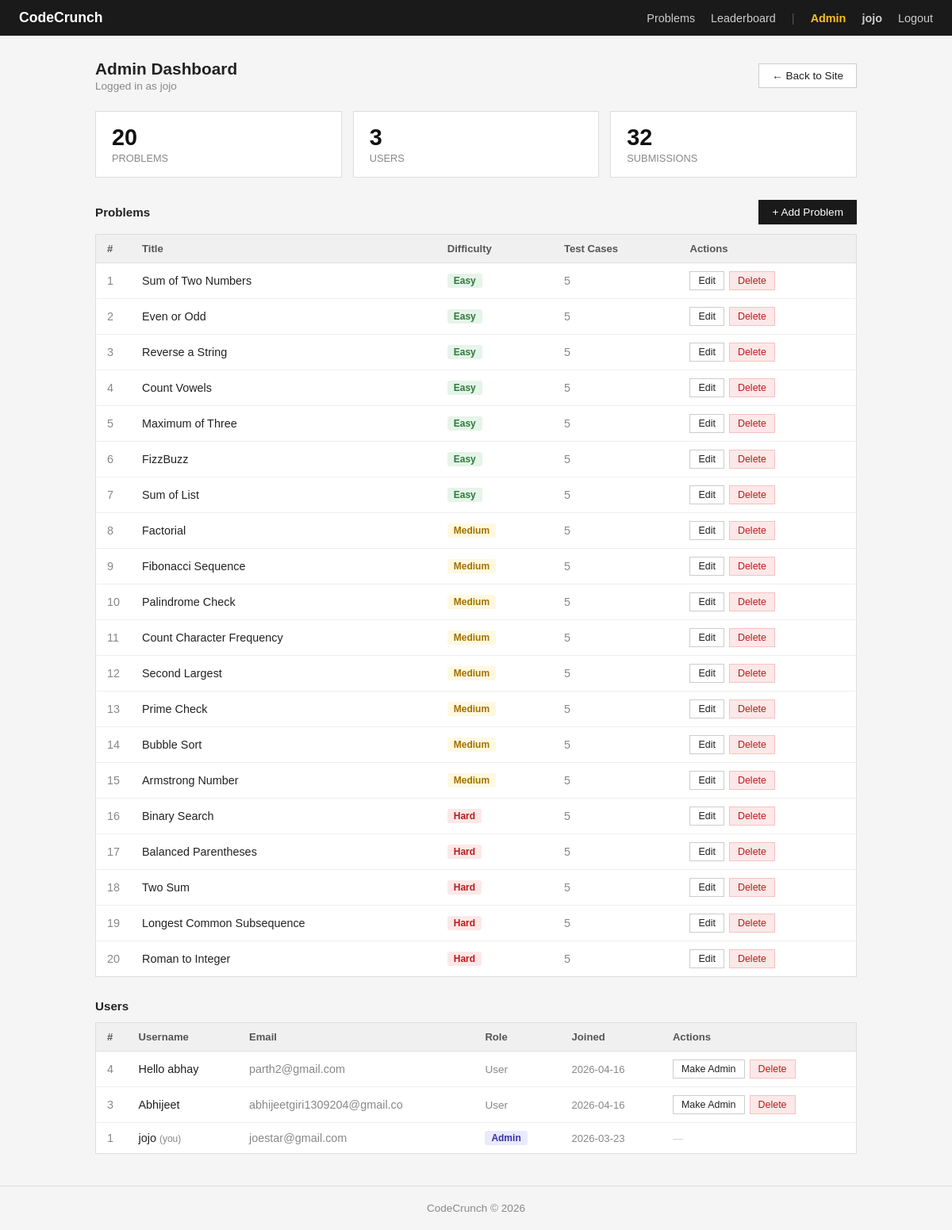
Page /admin/ (signed in) on the committed database.
### tables this page shows
CREATE TABLE users (
            id         INTEGER PRIMARY KEY AUTOINCREMENT,
            username   TEXT UNIQUE NOT NULL,
            email      TEXT UNIQUE NOT NULL,
            password   TEXT NOT NULL,
            is_admin   INTEGER DEFAULT 0,
            created_at TEXT DEFAULT (datetime('now'))
        );

CREATE TABLE problems (
            id         INTEGER PRIMARY KEY AUTOINCREMENT,
            title      TEXT NOT NULL,
            difficulty TEXT NOT NULL,
            desc       TEXT NOT NULL,
            test_cases TEXT NOT NULL
        );

### core/admin/routes.py (the view)
@admin_bp.route("/")
@admin_required
def dashboard():
    conn = get_db()
    problems  = get_problems()
    users     = conn.execute("SELECT * FROM users ORDER BY created_at DESC").fetchall()
    sub_count = conn.execute("SELECT COUNT(*) FROM submissions").fetchone()[0]
    conn.close()
    return render_template("admin/dashboard.html",
                           problems=problems, users=users, sub_count=sub_count)

### db.py (called while the page is built)
def get_db():
    conn = sqlite3.connect(DB)
    conn.row_factory = sqlite3.Row
    return conn

def get_problems():
    conn = get_db()
    rows = conn.execute("SELECT * FROM problems ORDER BY id").fetchall()
    conn.close()
    return [
        {
            "id":         row["id"],
            "title":      row["title"],
            "difficulty": row["difficulty"],
            "desc":       row["desc"],
            "test_cases": json.loads(row["test_cases"])
        }
        for row in rows
    ]

### utils.py (called while the page is built)
def logged_in():
    return "user_id" in session

def admin_required(f):
    @wraps(f)
    def wrapper(*args, **kwargs):
        if not logged_in() or not session.get("is_admin"):
            abort(403)
        return f(*args, **kwargs)
    return wrapper

### templates/admin/dashboard.html (shortened to what this page needs)
{% extends "base.html" %}
{% block content %}
<div class="admin-header">
  <div>
    <div class="admin-title">Admin Dashboard</div>
    <div class="admin-subtitle">Logged in as {{ session.username }}</div>
  </div>
  <a href="/" class="btn">← Back to Site</a>
</div>
<div class="stats-row">
  <div class="stat-card">
    <div class="stat-card-num">{{ problems|length }}</div>
    <div class="stat-card-label">Problems</div>
  </div>
  <div class="stat-card">
    <div class="stat-card-num">{{ users|length }}</div>
    <div class="stat-card-label">Users</div>
  </div>
  <div class="stat-card">
    <div class="stat-card-num">{{ sub_count }}</div>
    <div class="stat-card-label">Submissions</div>
  </div>
</div>
<div class="section-header">
  <div class="section-title">Problems</div>
  <a href="/admin/problem/new" class="btn btn-primary">+ Add Problem</a>
</div>
<table>
  <thead>
    <tr>
      <th style="width:40px;">#</th>
      <th>Title</th>
      <th>Difficulty</th>
      <th>Test Cases</th>
      <th>Actions</th>
    </tr>
  </thead>
  <tbody>
    {% for prob in problems %}
    <tr>
      <td style="color:#888;">{{ prob.id }}</td>
      <td>{{ prob.title }}</td>
      <td><span class="badge {{ prob.difficulty }}">{{ prob.difficulty }}</span></td>
      <td style="color:#888;">{{ prob.test_cases|length }}</td>
      <td>
        <div class="actions">
          <a href="/admin/problem/{{ prob.id }}/edit" class="btn btn-small">Edit</a>
          <form method="POST" action="/admin/problem/{{ prob.id }}/delete"
                onsubmit="return confirm('Delete {{ prob.title }}?')">
            <button type="submit" class="btn btn-small btn-danger">Delete</button>
          </form>
        </div>
      </td>
    </tr>
    {% endfor %}
  </tbody>
</table>
<div class="section-header">
  <div class="section-title">Users</div>
</div>
<table>
  <thead>
    <tr>
      <th style="width:40px;">#</th>
      <th>Username</th>
      <th>Email</th>
      <th>Role</th>
      <th>Joined</th>
      <th>Actions</th>
    </tr>
  </thead>
  <tbody>
    {% for user in users %}
    <tr>
      <td style="color:#888;">{{ user.id }}</td>
      <td>
        {{ user.username }}
        {% if user.id == session.user_id %}
          <span style="font-size:0.75rem; color:#888;">(you)</span>
        {% endif %}
      </td>
      <td style="color:#888;">{{ user.email }}</td>
      <td>
        {% if user.is_admin %}
          <span class="badge admin-badge">Admin</span>
        {% else %}
          <span style="color:#888; font-size:0.85rem;">User</span>
        {% endif %}
      </td>
      <td style="color:#888; font-size:0.82rem;">{{ user.created_at[:10] }}</td>
      <td>
        {% if user.id != session.user_id %}
        <div class="actions">
          <form method="POST" action="/admin/user/{{ user.id }}/toggle-admin">
            <button type="submit" class="btn btn-small">
              {{ "Remove Admin" if user.is_admin else "Make Admin" }}
            </button>
          </form>
          <form method="POST" action="/admin/user/{{ user.id }}/delete"
                onsubmit="return confirm('Delete user {{ user.username }}?')">
            <button type="submit" class="btn btn-small btn-danger">Delete</button>
          </form>
        </div>
        {% else %}
          <span style="color:#ccc; font-size:0.82rem;">—</span>
        {% endif %}
      </td>
    </tr>
    {% endfor %}
  </tbody>
</table>
{% endblock %}

### templates/base.html (shortened to what this page needs)
<!DOCTYPE html>
<html lang="en">
<head>
</head>
<body>
  <nav>
    <a href="/" class="nav-brand">CodeCrunch</a>
    <div class="nav-links">
      <a href="/">Problems</a>
      <a href="/leaderboard">Leaderboard</a>
      <span class="nav-divider">|</span>
      {% if session.user_id %}
        {% if session.is_admin %}
          <a href="/admin" class="nav-admin">Admin</a>
        {% endif %}
        <a href="/profile" class="nav-user">{{ session.username }}</a>
        <a href="/logout">Logout</a>
      {% else %}
        <a href="/login">Login</a>
        <a href="/register">Register</a>
      {% endif %}
    </div>
  </nav>
  <main>
    {% block content %}{% endblock %}
  </main>
  <footer>CodeCrunch &copy; 2026</footer>
</body>
</html>

### templates/base.html (style rules this page uses)
* { box-sizing: border-box; margin: 0; padding: 0; }
body { font-family: Arial, sans-serif; font-size: 15px; color: #222; background: #f5f5f5; }
nav { background: #1a1a1a; padding: 12px 24px; display: flex; align-items: center; justify-content: space-between; }
.nav-brand { color: #fff; text-decoration: none; font-weight: bold; font-size: 1.1rem; }
.nav-links { display: flex; align-items: center; gap: 20px; }
.nav-links a { color: #ccc; text-decoration: none; font-size: 0.9rem; }
.nav-user { color: #fff; font-weight: bold; font-size: 0.9rem; }
.nav-divider { color: #555; }
.nav-admin { color: #fbbf24 !important; font-weight: bold; }
main { max-width: 1000px; margin: 30px auto; padding: 0 20px; }
footer { text-align: center; padding: 20px; color: #888; font-size: 0.85rem; border-top: 1px solid #ddd; margin-top: 40px; }
a { color: #0066cc; }
body { animation: pageFadeIn 0.35s ease both; }

### templates/admin/dashboard.html (style rules this page uses)
.admin-header { display: flex; align-items: center; justify-content: space-between; margin-bottom: 24px; flex-wrap: wrap; gap: 12px; }
.admin-title { font-size: 1.3rem; font-weight: bold; }
.admin-subtitle { font-size: 0.85rem; color: #888; margin-top: 2px; }
.stats-row { display: grid; grid-template-columns: repeat(3, 1fr); gap: 14px; margin-bottom: 28px; }
.stat-card { background: #fff; border: 1px solid #ddd; padding: 16px 20px; }
.stat-card-num { font-size: 1.8rem; font-weight: bold; color: #111; }
.stat-card-label { font-size: 0.8rem; color: #888; text-transform: uppercase; margin-top: 2px; }
.section-header { display: flex; align-items: center; justify-content: space-between; margin-bottom: 12px; }
.section-title { font-weight: bold; font-size: 0.95rem; }
.btn { display: inline-block; padding: 7px 16px; font-size: 0.85rem; text-decoration: none; border: 1px solid #ccc; color: #222; background: #fff; cursor: pointer; font-family: Arial, sans-serif; }
.btn-primary { background: #1a1a1a; color: #fff; border-color: #1a1a1a; }
.btn-danger { background: #fce8e8; color: #b91c1c; border-color: #f5c2c2; }
.btn-small { padding: 4px 10px; font-size: 0.78rem; }
table { width: 100%; border-collapse: collapse; background: #fff; border: 1px solid #ddd; margin-bottom: 28px; }
th { background: #f0f0f0; text-align: left; padding: 10px 14px; font-size: 0.82rem; color: #555; border-bottom: 1px solid #ddd; }
td { padding: 10px 14px; border-bottom: 1px solid #eee; font-size: 0.9rem; vertical-align: middle; }
tr:last-child td { border-bottom: none; }
.badge { display: inline-block; padding: 2px 8px; border-radius: 3px; font-size: 0.75rem; font-weight: bold; }
.Easy { background: #e6f4ea; color: #2d7a3a; }
.Medium { background: #fff8e1; color: #a07000; }
.Hard { background: #fce8e8; color: #b91c1c; }
.admin-badge { background: #e8eaff; color: #3730a3; }
.actions { display: flex; gap: 6px; flex-wrap: wrap; }
form { display: inline; }

### rows in the picture
users: username "jojo", id "1", shows "(you)", email "joestar@gmail.com", is_admin "Admin", created_at "2026-03-23"
problems: id "1", title "Sum of Two Numbers", difficulty "Easy", test_cases|length "5"
problems: id "2", title "Even or Odd", difficulty "Easy", test_cases|length "5"
problems: id "3", title "Reverse a String", difficulty "Easy", test_cases|length "5"
problems: id "4", title "Count Vowels", difficulty "Easy", test_cases|length "5"
problems: id "5", title "Maximum of Three", difficulty "Easy", test_cases|length "5"
problems: id "6", title "FizzBuzz", difficulty "Easy", test_cases|length "5"
problems: id "7", title "Sum of List", difficulty "Easy", test_cases|length "5"
problems: id "8", title "Factorial", difficulty "Medium", test_cases|length "5"
problems: id "9", title "Fibonacci Sequence", difficulty "Medium", test_cases|length "5"
problems: id "10", title "Palindrome Check", difficulty "Medium", test_cases|length "5"
problems: id "11", title "Count Character Frequency", difficulty "Medium", test_cases|length "5"
problems: id "12", title "Second Largest", difficulty "Medium", test_cases|length "5"
problems: id "13", title "Prime Check", difficulty "Medium", test_cases|length "5"
problems: id "14", title "Bubble Sort", difficulty "Medium", test_cases|length "5"
problems: id "15", title "Armstrong Number", difficulty "Medium", test_cases|length "5"
problems: id "16", title "Binary Search", difficulty "Hard", test_cases|length "5"
problems: id "17", title "Balanced Parentheses", difficulty "Hard", test_cases|length "5"
problems: id "18", title "Two Sum", difficulty "Hard", test_cases|length "5"
problems: id "19", title "Longest Common Subsequence", difficulty "Hard", test_cases|length "5"
problems: id "20", title "Roman to Integer", difficulty "Hard", test_cases|length "5"
users: id "4", username "Hello abhay", email "parth2@gmail.com", shows "User", created_at "2026-04-16", is_admin "Make Admin"
users: id "3", username "Abhijeet", email "abhijeetgiri1309204@gmail.co", shows "User", created_at "2026-04-16", is_admin "Make Admin"

### other values in the picture
{{ problems|length }} "20"
{{ users|length }} "3"
{{ sub_count }} "32"
